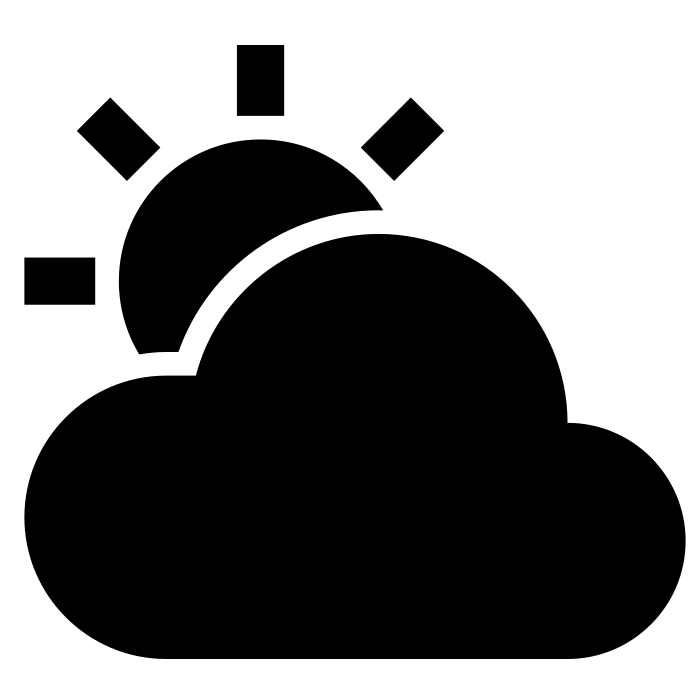
#> input picture input.png, 700 x 700 px
$ python conv_b_img.py
#> lines starting #> are read from the running program, lines starting #| are printed output that depends on the picture; after the words box and inside, x2 and y2 are one past the last pixel; in counts of white or black regions, pixels touching at a corner belong together
from PIL import Image

# Load image
img = Image.open("input.png")
#> img is the input picture: PIL image 700x700 RGBA; mean R, G, B, A 126.8, 126.8, 126.8, 255

# Convert to 1-bit and resize to match your display (example: 128x250)
img = img.convert("1")
#> img: PIL image 700x700 1; 49.7% white; 1 white region, box (x1, y1, x2, y2) and area: (0, 0, 700, 700) 243598
img = img.resize((30, 30))  # Change to your display's resolution
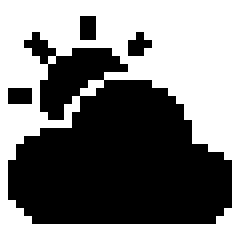
#> img: PIL image 30x30 1 (shown 8 times larger); 50% white; 1 white region, box (x1, y1, x2, y2) and area: (0, 0, 30, 30) 450

# --- Show the final preview ---
img.show(title="GxEPD Preview - 1-bit BW")

# Convert to GxEPD-style byte array
def convert_to_gxepd_array(img):
    data = []
    width, height = img.size
    for y in range(0, height, 8):
        for x in range(width):
            byte = 0
            for b in range(8):
                if y + b < height:
                    pixel = img.getpixel((x, y + b))
                    if pixel == 0:  # Black pixel
                        byte |= (1 << b)
            data.append(byte)
    return data

def convert_to_gfx_bitmap(img):
    img = img.convert("1")
    width, height = img.size
#> width = 30; height = 30
    data = []
    for y in range(height):
        for x in range(0, width, 8):
            byte = 0
            for b in range(8):
                if x + b < width:
                    pixel = img.getpixel((x + b, y))
                    if pixel == 0:
                        byte |= (1 << (7 - b))  # MSB first
            data.append(byte)
#> after the loop, data = 120 values, max 255 at index 33, min 0 at index 0, mean 113.9
    return data

# byte_array = convert_to_gxepd_array(img)
byte_array = convert_to_gfx_bitmap(img)  # Use this for GFX library compatibility
#> byte_array has the same summary as data in convert_to_gfx_bitmap

# Print as a C PROGMEM array
print("const unsigned char image[] PROGMEM = {")
for i, byte in enumerate(byte_array):
    if i % 12 == 0:
        print()
    print(f"0x{byte:02X}, ", end="")
#> this loop made 120 passes
#> byte on passes 1 to 12: 0, 0, 0, 0, 0, 0, 0, 0, 0, 48, 0, 0
#| 0x00,
#| 0x00,
#| 0x00,
#| 0x00,
#| 0x00,
#| 0x00,
#| 0x00,
#| 0x00,
#> (further printed lines are left out)
print("\n};")

# put to .h file
with open("image.h", "w") as f:
    f.write("const unsigned char image[] PROGMEM = {\n")
    for i, byte in enumerate(byte_array):
        if i % 12 == 0 and i != 0:
            f.write("\n")
        f.write(f"0x{byte:02X}, ")
    f.write("\n};\n")
